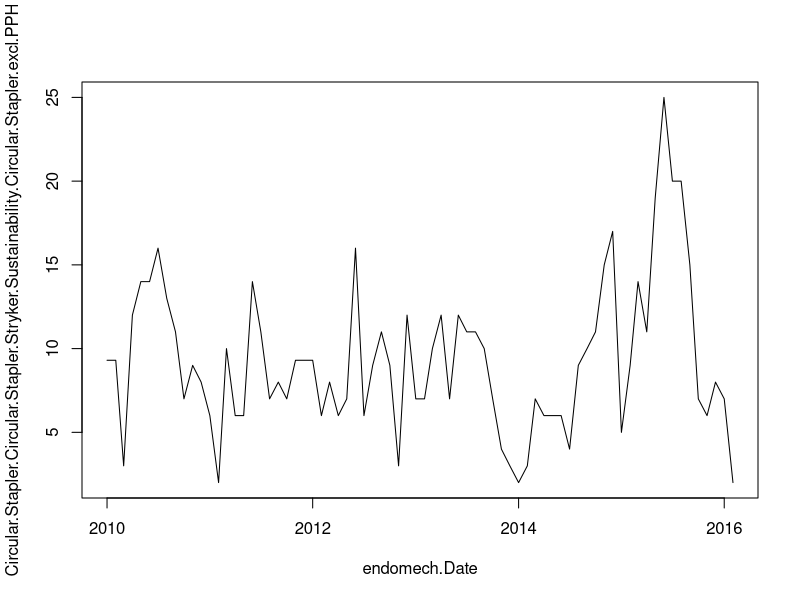

The R source for this figure: (Note: this script raises an error after producing the figure.)
endomech <- read.csv("endomech.csv", header = TRUE)
## Load in ggplot2
install.packages("ggplot2")
install.packages("plotly")
head(endomech)

## How to access names
head(names(endomech))
str(endomech)

# making a variable column and then a dataframe with that column and Date
#### readline()
#### https://stackoverflow.com/questions/12550677/in-r-is-there-some-function-like-raw-input-in-python
column <- "Circular.Stapler.Circular.Stapler.Stryker.Sustainability.Circular.Stapler.excl.PPH"
col <- endomech$Circular.Stapler.Circular.Stapler.Stryker.Sustainability.Circular.Stapler.excl.PPH
selected_df <- data.frame(endomech$Date, endomech[column])

# getting a mean from the 'non NA' data in the column
non_na_selected <- subset(selected_df, !is.na(selected_df[column]))
non_na_selected
mean(non_na_selected[1:nrow(non_na_selected),2])

# changing all the NAs to the calculated mean
selected_df[is.na(selected_df)] <- mean(non_na_selected[1:nrow(non_na_selected),2])
selected_df <- selected_df[1:74,]
# change date column from factor variable to an actual graphable date
selected_df$endomech.Date <- as.Date(selected_df$endomech.Date
                                          , format = "%m/%d/%Y")

plot(selected_df, type = "l")

# linear model
linear <- lm(selected_df[,2] ~ selected_df$endomech.Date)
summary(linear) 

# arima model
install.packages('forecast')
library('forecast')
arima <- auto.arima(selected_df$Circular.Stapler.Circular.Stapler.Stryker.Sustainability.Circular.Stapler.excl.PPH)
?arima
arima(selected_df$Circular.Stapler.Circular.Stapler.Stryker.Sustainability.Circular.Stapler.excl.PPH, order = c(1,0,0))
arima(selected_df$Circular.Stapler.Circular.Stapler.Stryker.Sustainability.Circular.Stapler.excl.PPH, 
      order = c(1,1,0))
m1$residuals
predict
## Notes from talking:
## Column variable, run the script for any column
## figure out rows with NAs
## figure out how to clean up
## best fit graph: each one needs a different "best fit"
## index into the summary to get the correlation coefficient to figure out the best one